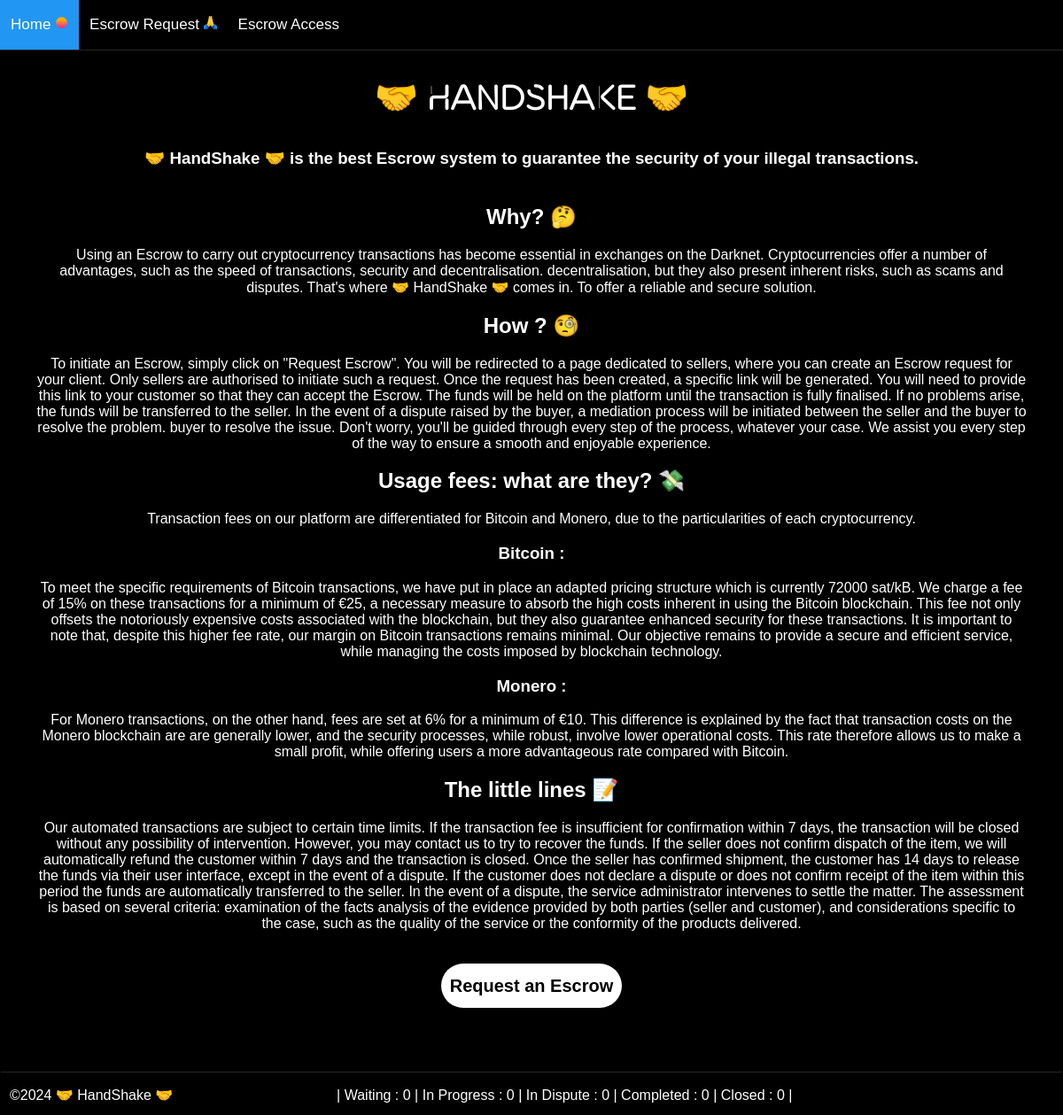
The page / on the database its author committed.
### tables this page shows
CREATE TABLE "site" (
	"name"	VARCHAR(20),
	"description"	VARCHAR(200),
	"keywords"	VARCHAR(200),
	"add_escrow_case"	VARCHAR(10),
	"bitcoin_fee"	NUMERIC,
	"monero_fee"	INTEGER
);

### config/config.php (called while the page is built, shortened)
<?php
$db = new SQLite3("config/db.sqlite");
if (!isset($site_gears)) {
  $site_data = $db->prepare('SELECT name, description, keywords, add_escrow_case, bitcoin_fee, monero_fee FROM site');
  $site_data = $site_data->execute()->fetchArray(SQLITE3_ASSOC);
  $site_name = $site_data["name"];
  $site_description = $site_data["description"];
  $bitcoin_fee = $site_data["bitcoin_fee"];
}
?>

### config/functions.php (called while the page is built, shortened)
<?php
function encode_html($str)
{
  return htmlspecialchars($str, ENT_QUOTES | ENT_SUBSTITUTE, "UTF-8");
}
?>

### config/class.php (called while the page is built, shortened)
<?php
class everyone
{
  protected $db;
  public function __construct($db)
  {
    $this->db = $db;
  }
  public function execute_query($query, $params = [], $types = [], $rollback = false)
  {
    $statement = $this->db->prepare($query);
    if ($statement) {
      if (isset($params) && isset($types)) {
        foreach ($params as $key => $value) {
          $type = isset($types[$key]) ? $types[$key] : SQLITE3_TEXT;
          $statement->bindValue($key, $value, $type);
        }
      }
      $result = $statement->execute();
      if ($result) {
        $params = [];
        $types = [];
        return $result;
      }
    }
  }
  public function global_exchanges_stats()
  {
    $statuses = [
      'waiting' => 'Waiting',
      'in_progress' => 'In Progress',
      'disputed' => 'In Dispute',
      'completed' => 'Completed',
      'closed' => 'Closed'
    ];
    $results = "";
    foreach ($statuses as $status => $translated_status) {
      $count_status_statement = "SELECT COUNT(*) as count FROM exchanges WHERE status = :status OR (status = 'delivered' AND :status = 'in_progress')";
      $params[':status'] = $status; $types[':status'] = SQLITE3_TEXT;
      $count_status_statement = $this->execute_query($count_status_statement, $params, $types, false)->fetchArray(SQLITE3_ASSOC);
      $results .= " | ";
      if ($count_status_statement) {
        $count = $count_status_statement['count'];
        $results .= "$translated_status : $count";
      } else {
        $results .= "";
      }
    }
    $results .= " | ";
    return $results;
  }
}
?>

### gears/place.php (the view)
<div class="card">
  <div class="center">
    <h2>Why? 🤔</h2>
    <p> Using an Escrow to carry out cryptocurrency transactions has become essential in
      exchanges on the Darknet.
      Cryptocurrencies offer a number of advantages, such as the speed of transactions, security and decentralisation.
      decentralisation,
      but they also present inherent risks, such as scams and disputes.
      That's where <?php if (isset($site_name)) { echo encode_html($site_name); } ?> comes in. To offer a reliable and secure solution.
    </p>
    <h2>How ? 🧐</h2>
    <p> To initiate an Escrow, simply click on "Request Escrow".
      You will be redirected to a page dedicated to sellers, where you can create an Escrow request for your
      client.
      Only sellers are authorised to initiate such a request.
      Once the request has been created, a specific link will be generated.
      You will need to provide this link to your customer so that they can accept the Escrow.
      The funds will be held on the platform until the transaction is fully finalised.
      If no problems arise, the funds will be transferred to the seller.
      In the event of a dispute raised by the buyer, a mediation process will be initiated between the seller and the buyer to resolve the problem.
      buyer to resolve the issue.
      Don't worry, you'll be guided through every step of the process, whatever your case. We
      assist you every step of the way to ensure a smooth and enjoyable experience.</p>
    <h2> Usage fees: what are they? 💸 </h2>
    <p> Transaction fees on our platform are differentiated for Bitcoin and Monero,
      due to the particularities of each cryptocurrency. </p>
    <h3> Bitcoin : </h3>
    <p> To meet the specific requirements of Bitcoin transactions,
      we have put in place an adapted pricing structure which is currently
      <?php if (isset($bitcoin_fee)) { echo encode_html($bitcoin_fee) . " sat/kB"; } ?>.
      We charge a fee of 15% on these transactions for a minimum of €25,
      a necessary measure to absorb the high costs inherent in using the Bitcoin blockchain.
      This fee not only offsets the notoriously expensive costs associated with the blockchain,
      but they also guarantee enhanced security for these transactions.
      It is important to note that, despite this higher fee rate,
      our margin on Bitcoin transactions remains minimal.
      Our objective remains to provide a secure and efficient service,
      while managing the costs imposed by blockchain technology.
    </p>
    <h3> Monero : </h3>
    <p> For Monero transactions, on the other hand, fees are set at 6% for a minimum of €10.
      This difference is explained by the fact that transaction costs on the Monero blockchain are
      are generally lower,
      and the security processes, while robust, involve lower operational costs.
      This rate therefore allows us to make a small profit,
      while offering users a more advantageous rate compared with Bitcoin. </p>
    <h2> The little lines 📝 </h2>
    <p> Our automated transactions are subject to certain time limits.
      If the transaction fee is insufficient for confirmation within 7 days, the transaction will be
      closed without any possibility of intervention.
      However, you may contact us to try to recover the funds.
      If the seller does not confirm dispatch of the item, we will automatically refund the customer
      within 7 days and the transaction is closed.
      Once the seller has confirmed shipment, the customer has 14 days to release the funds via their
      user interface,
      except in the event of a dispute. If the customer does not declare a dispute or does not confirm receipt of the item
      within this period
      the funds are automatically transferred to the seller.
      In the event of a dispute, the service administrator intervenes to settle the matter.
      The assessment is based on several criteria: examination of the facts
      analysis of the evidence provided by both parties (seller and customer),
      and considerations specific to the case, such as the quality of the service or the conformity of the products
      delivered.
    <p>
    <div class="center">
      <a href="?location=add_escrow">
        <button type="submit">Request an Escrow</button>
      </a>
    </div>
  </div>
</div>

### index.php (shortened to what this page needs)
<?php
require('config/config.php');
require('config/functions.php');
require('config/class.php');
$everyone = new everyone($db);
$location = $_GET["location"] ?? "index";
$locations = array(
  "index" => "Home",
  "add_escrow" => "Escrow Request",
  "login" => "Escrow Access",
  "panel" => "Escrow Panel",
  "control_panel" => "Control Panel",
  "logs" => "Logs",
  "eye_of_providence" => "Statistics",
  "disconnect" => "Disconnect"
);
if (array_key_exists($location, $locations)) {
  require('header.php');
  if ($location === "index") {
    require('gears/place.php');
  }
  require('footer.php');
} else {
  header("Location: ?location=index");
}
?>

### header.php (shortened to what this page needs)
<!DOCTYPE html>
<html lang="en">
<head>
    <link rel="stylesheet" href="design/style.css" />
</head>
<body>
    <div class="topnav">
        <a <?php if (isset($location) && $location === "index") { echo 'class="active"'; } ?> href="?location=index">Home <img src="design/img/home.png" height="15" width="15"></a>
        <?php if (!isset($_SESSION['auth_token'])) { ?>
            <a <?php if (isset($location) && $location === "add_escrow") { echo 'class="active"'; } ?> href="?location=add_escrow">Escrow Request <img src="design/img/add_escrow.png" height="15" width="15"></a>
            <a <?php if (isset($location) && $location === "login") { echo 'class="active"'; } ?> href="?location=login">Escrow Access <img src="design/img/access_escrow.png" height="15" width="15"></a>
        <?php } ?>
    </div>
    <div class="center">
        <h1><?php if (isset($site_name)) { echo encode_html($site_name); } ?></h1>
        <h3><?php if (isset($site_description)) { echo encode_html($site_description); } ?></h3>
    </div>

### footer.php (shortened to what this page needs)
<div class="bottomnav">
      <footer>
        <div class="footer-left">
          <p>&copy;<?php if(isset($site_name)){ echo date("Y") . " " . encode_html($site_name); } ?></p>
        </div>
        <div class="footer-center">
          <p><?php echo encode_html($everyone->global_exchanges_stats()); ?></p>
        </div>
      </footer>
    </div>
  </body>
</html>

### design/style.css (style rules this page uses)
* { box-sizing: border-box; }
body { font-family: Arial, sans-serif; background-color: #000000; color: #ffffff; margin: 0; margin-bottom: 100px; }
a { color: #DCDDDE; text-decoration: none; }
h1 { text-align: center; font-family: 'CyberGraphLight', sans-serif; color: #fff; font-size: 40px; margin: 30px 0; }
button { position: relative; display: inline-block; height: 50px; margin: 20px; padding: 10px; border: none; border-radius: 25px; background-color: rgb(255, 255, 255); color: #000000; text-align: center; font-size: 20px; font-weight: bold; cursor: pointer; box-shadow: 0 5px 15px rgba(0, 0, 0, 0.3); overflow: hidden; }
button::before { content: ""; position: absolute; top: -50%; left: -50%; width: 100%; height: 100%; background-color: #fff; opacity: 0; transform: rotate(45deg); transition: all 0.3s ease-in-out; }
button::after { content: ""; position: absolute; top: -50%; right: -50%; width: 100%; height: 100%; background-color: #fff; opacity: 0; transform: rotate(45deg); transition: all 0.3s ease-in-out; }
::placeholder { color: #A0A0A0; }
.card { position: relative; display: flex; flex-direction: column; min-width: 0; word-wrap: break-word; background-color: #000000; background-clip: border-box; border: 1px solid rgba(0, 0, 0, .125); border-radius: 1rem; margin: 0 100px 2rem; margin-right: 15px; margin-left: 15px; padding-left: 25px; padding-right: 25px; }
.center { display: block; flex-direction: column; justify-content: center; align-items: center; text-align: center; }
.topnav { display: flex; align-items: center; text-shadow: none; overflow: hidden; background-color: #000000; border-bottom: 1px solid #262626; }
.topnav a { float: left; display: block; color: white; text-align: center; padding: 18px 12px; text-decoration: none; font-size: 17px; }
.topnav a.active { background-color: #2196F3; color: white; }
.bottomnav { position: fixed; bottom: 0; left: 0; width: 100%; height: 50px; background-color: #31087B; border: 1px solid #000000; }
footer { background-color: #000000; color: #fff; padding-bottom: 10px; display: flex; justify-content: space-between; align-items: center; border-top: 1px solid #262626; }
.footer-left { text-align: left; margin-left: 10px; }
.footer-center { text-align: center; flex-grow: 1; margin-left: -10%; }

### rows shown on the page
site: name "🤝 HandShake 🤝", description "🤝 HandShake 🤝 is the best Escrow system to guarantee the security of your illegal transactions.", bitcoin_fee "72000"

### other values the page prints
encode_html($everyone->global_exchanges_stats()) "| Waiting : 0 | In Progress : 0 | In Dispute : 0 | Completed : 0 | Closed : 0 |"
